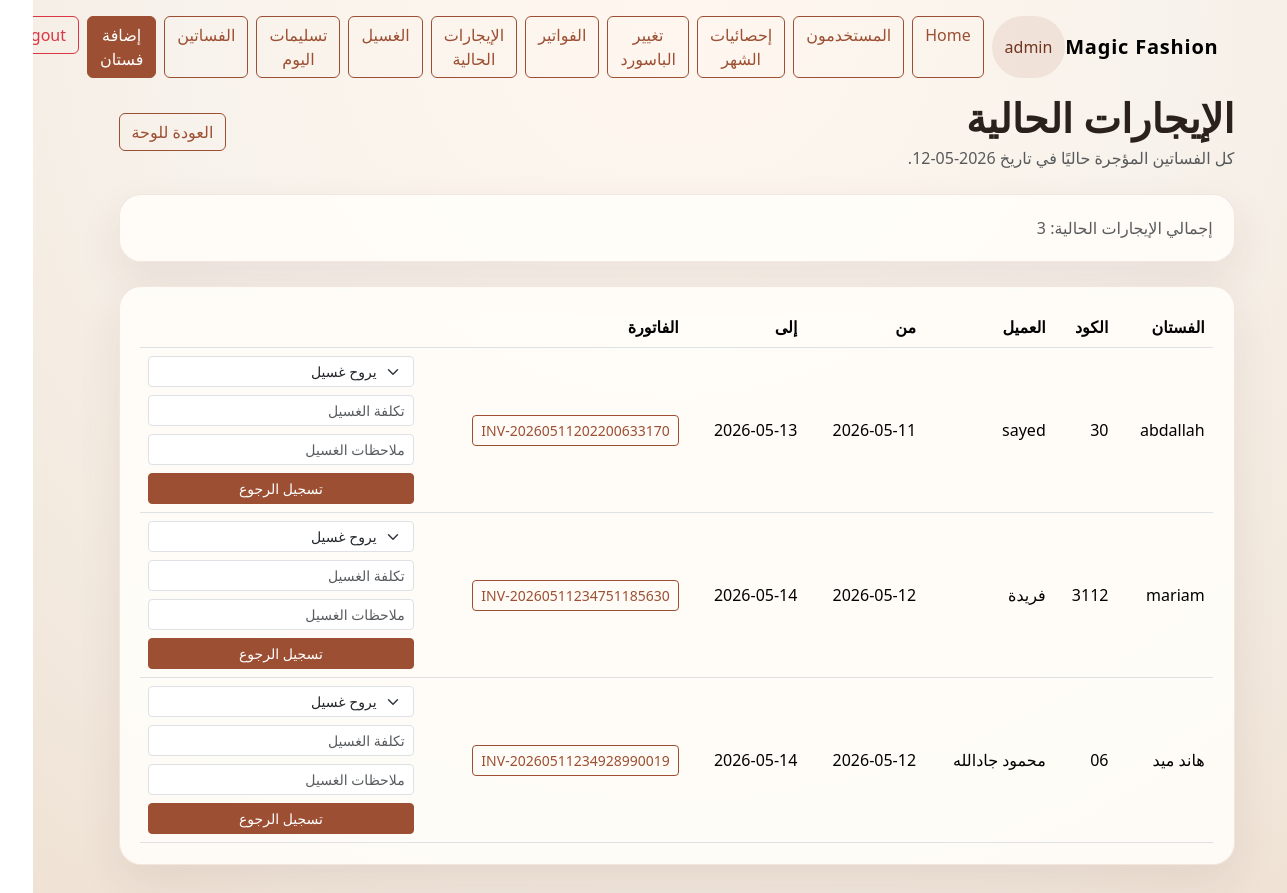
The app's page /current-rentals/ (signed in) with its own data.
### dresses/models.py (models this page shows, shortened)
class Transaction(models.Model):
    TYPE_RENT = "rent"
    TYPE_SALE = "sale"
    TYPE_TAILORING = "tailoring"
    STATUS_ACTIVE = "active"
    STATUS_COMPLETED = "completed"
    STATUS_CANCELLED = "cancelled"
    TYPE_CHOICES = [
        (TYPE_RENT, "إيجار"),
        (TYPE_SALE, "بيع"),
        (TYPE_TAILORING, "تفصيل"),
    ]
    STATUS_CHOICES = [
        (STATUS_ACTIVE, "نشطة"),
        (STATUS_COMPLETED, "مكتملة"),
        (STATUS_CANCELLED, "ملغية"),
    ]
    invoice_number = models.CharField(max_length=30, unique=True, editable=False)
    transaction_type = models.CharField(max_length=20, choices=TYPE_CHOICES)
    status = models.CharField(
        max_length=20,
        choices=STATUS_CHOICES,
        default=STATUS_ACTIVE,
    )
    customer = models.ForeignKey(
        Customer,
        on_delete=models.SET_NULL,
        null=True,
        blank=True,
        related_name="transactions",
    )
    dress = models.ForeignKey(
        Dress,
        on_delete=models.SET_NULL,
        null=True,
        blank=True,
        related_name="transactions",
    )
    created_by = models.ForeignKey(
        settings.AUTH_USER_MODEL,
        on_delete=models.SET_NULL,
        null=True,
        blank=True,
        related_name="created_transactions",
    )
    description = models.CharField(max_length=255, blank=True)
    amount = models.DecimalField(max_digits=10, decimal_places=2, default=0)
    paid_amount = models.DecimalField(max_digits=10, decimal_places=2, default=0)
    rent_start_date = models.DateField(null=True, blank=True)
    expected_return_date = models.DateField(null=True, blank=True)
    returned_at = models.DateTimeField(null=True, blank=True)
    delivery_date = models.DateField(null=True, blank=True)
    created_at = models.DateTimeField(auto_now_add=True)
    updated_at = models.DateTimeField(auto_now=True)
    class Meta:
        ordering = ["-created_at"]

class Dress(models.Model):
    STATUS_AVAILABLE = "available"
    STATUS_RENTED = "rented"
    STATUS_LAUNDRY = "laundry"
    STATUS_SOLD = "sold"
    STATUS_CHOICES = [
        (STATUS_AVAILABLE, "متاح"),
        (STATUS_RENTED, "مؤجر"),
        (STATUS_LAUNDRY, "في الغسيل"),
        (STATUS_SOLD, "تم بيعه"),
    ]
    name = models.CharField(max_length=100)
    code = models.CharField(max_length=50, unique=True)
    size = models.CharField(max_length=20)
    color = models.CharField(max_length=50, blank=True)
    description = models.TextField(blank=True)
    rent_price = models.DecimalField(max_digits=10, decimal_places=2)
    sell_price = models.DecimalField(max_digits=10, decimal_places=2)
    tailoring_price = models.DecimalField(max_digits=10, decimal_places=2, default=0)
    status = models.CharField(
        max_length=20,
        choices=STATUS_CHOICES,
        default=STATUS_AVAILABLE,
    )
    image = models.ImageField(upload_to="dresses/", null=True, blank=True)
    created_at = models.DateTimeField(default=timezone.now)

class Customer(models.Model):
    name = models.CharField(max_length=100)
    phone = models.CharField(max_length=20, blank=True)
    notes = models.TextField(blank=True)
    created_at = models.DateTimeField(default=timezone.now)
    def __str__(self):
        return self.name

### dresses/views.py (the view)
# urls.py: path('current-rentals/', current_rentals_list, name='current_rentals_list'),
@login_required
def current_rentals_list(request):
    today = timezone.localdate()
    rentals = (
        Transaction.objects.filter(
            transaction_type=Transaction.TYPE_RENT,
            status=Transaction.STATUS_ACTIVE,
            returned_at__isnull=True,
            rent_start_date__lte=today,
            expected_return_date__gte=today,
        )
        .select_related("customer", "dress")
        .order_by("expected_return_date", "dress__name")
    )
    paginator = Paginator(rentals, 12)
    page_obj = paginator.get_page(request.GET.get("page"))
    return render(
        request,
        "current_rentals.html",
        {
            "rentals": page_obj,
            "page_obj": page_obj,
            "results_count": paginator.count,
            "today": today,
        },
    )

### templates/current_rentals.html (shortened to what this page needs)
{% extends "base.html" %}
{% block content %}
<div class="d-flex justify-content-between align-items-center mb-4">
    <div>
        <h1 class="fw-bold mb-1">الإيجارات الحالية</h1>
        <p class="text-muted mb-0">كل الفساتين المؤجرة حاليًا في تاريخ {{ today|date:"Y-m-d" }}.</p>
    </div>
    <a href="{% url 'dashboard' %}" class="btn btn-outline-primary">العودة للوحة</a>
</div>
<div class="panel-card mb-4">
    <div class="text-muted">
        إجمالي الإيجارات الحالية: {{ results_count }}
    </div>
</div>
<div class="panel-card">
    <div class="table-responsive">
        <table class="table align-middle mb-0">
            <thead>
                <tr>
                    <th>الفستان</th>
                    <th>الكود</th>
                    <th>العميل</th>
                    <th>من</th>
                    <th>إلى</th>
                    <th>الفاتورة</th>
                    <th></th>
                </tr>
            </thead>
            <tbody>
                {% for item in rentals %}
                <tr>
                    <td>{{ item.dress.name }}</td>
                    <td>{{ item.dress.code }}</td>
                    <td>{{ item.customer|default:"بدون عميل" }}</td>
                    <td>{{ item.rent_start_date|date:"Y-m-d" }}</td>
                    <td>{{ item.expected_return_date|date:"Y-m-d" }}</td>
                    <td><a href="{% url 'invoice_detail' item.id %}" class="btn btn-sm btn-outline-primary">{{ item.invoice_number }}</a></td>
                    <td>
                        <form method="post" action="{% url 'return_rental' item.id %}">
                            <div class="d-flex flex-column gap-2">
                                <select class="form-select form-select-sm" name="send_to_laundry">
                                    <option value="yes">يروح غسيل</option>
                                </select>
                                <input class="form-control form-control-sm" type="number" step="0.01" name="laundry_cost" placeholder="تكلفة الغسيل">
                                <input class="form-control form-control-sm" type="text" name="laundry_notes" placeholder="ملاحظات الغسيل">
                                <button class="btn btn-sm btn-primary" type="submit">تسجيل الرجوع</button>
                            </div>
                        </form>
                    </td>
                </tr>
                {% empty %}
                <tr>
                    <td colspan="7" class="text-center text-muted py-5">لا توجد إيجارات حالية الآن.</td>
                </tr>
                {% endfor %}
            </tbody>
        </table>
    </div>
</div>
{% endblock %}

### templates/base.html (shortened to what this page needs)
<!DOCTYPE html>
<html lang="ar" dir="rtl">
<head>
    <link href="https://cdn.jsdelivr.net/npm/bootstrap@5.3.3/dist/css/bootstrap.min.css" rel="stylesheet">
</head>
<body>
    <nav class="navbar navbar-expand-lg py-3">
        <div class="container">
            <a class="navbar-brand" href="{% if user.is_authenticated %}{% url 'dashboard' %}{% else %}{% url 'login' %}{% endif %}">Magic Fashion</a>
            <div class="d-flex gap-2">
                {% if user.is_authenticated %}
                    <span class="badge-soft d-inline-flex align-items-center">{{ user.username }}</span>
                    <a class="btn btn-outline-primary" href="{% url 'dashboard' %}">Home</a>
                    {% if user.is_staff or user.is_superuser %}
                        <a class="btn btn-outline-primary" href="{% url 'user_list' %}">المستخدمون</a>
                        <a class="btn btn-outline-primary" href="{% url 'monthly_statistics' %}">إحصائيات الشهر</a>
                    {% endif %}
                    <a class="btn btn-outline-primary" href="{% url 'change_password' %}">تغيير الباسورد</a>
                    <a class="btn btn-outline-primary" href="{% url 'invoice_list' %}">الفواتير</a>
                    <a class="btn btn-outline-primary" href="{% url 'current_rentals_list' %}">الإيجارات الحالية</a>
                    <a class="btn btn-outline-primary" href="{% url 'laundry_list' %}">الغسيل</a>
                    <a class="btn btn-outline-primary" href="{% url 'deliveries_today' %}">تسليمات اليوم</a>
                    <a class="btn btn-outline-primary" href="{% url 'dress_list' %}">الفساتين</a>
                    <a class="btn btn-primary" href="{% url 'add_dress' %}">إضافة فستان</a>
                    <form method="post" action="{% url 'logout' %}" class="d-inline">
                        <button class="btn btn-outline-danger" type="submit">Logout</button>
                    </form>
                {% endif %}
            </div>
        </div>
    </nav>
    <main class="container pb-5">
        {% block content %}{% endblock %}
    </main>
</body>
</html>

### templates/base.html (style rules this page uses)
:root { --bg: #f7f2eb; --surface: #fffdf9; --primary: #9c4f32; --primary-dark: #70341f; --secondary: #d9b08c; --ink: #2a211c; --muted: #7b685c; --success: #3b7a57; --warning: #e49b3f; }
body { background: radial-gradient(circle at top, #fff7ef 0%, var(--bg) 45%, #efe2d4 100%); color: var(--ink); min-height: 100vh; }
.navbar-brand { font-weight: 700; letter-spacing: 0.04em; }
.hero-card, .panel-card, .stat-card { background: rgba(255, 253, 249, 0.92); border: 1px solid rgba(156, 79, 50, 0.12); border-radius: 22px; box-shadow: 0 18px 45px rgba(84, 49, 31, 0.09); }
.panel-card { padding: 1.3rem; }
.badge-soft { background: rgba(156, 79, 50, 0.1); color: var(--primary-dark); border-radius: 999px; padding: 0.45rem 0.8rem; }
.table > :not(caption) > * > * { background: transparent; }
.btn-primary { background: var(--primary); border-color: var(--primary); }
.btn-outline-primary { color: var(--primary); border-color: var(--primary); }

### records on screen
Transaction: dress.name "abdallah", customer "sayed", rent_start_date "2026-05-11", expected_return_date "2026-05-13", invoice_number "INV-20260511202200633170"
Transaction: dress.name "mariam", dress.code "3112", customer "فريدة", rent_start_date "2026-05-12", expected_return_date "2026-05-14", invoice_number "INV-20260511234751185630"
Transaction: dress.name "هاند ميد", customer "محمود جادالله", rent_start_date "2026-05-12", expected_return_date "2026-05-14", invoice_number "INV-20260511234928990019"

### other values on screen
{{ user.username }} "admin"
